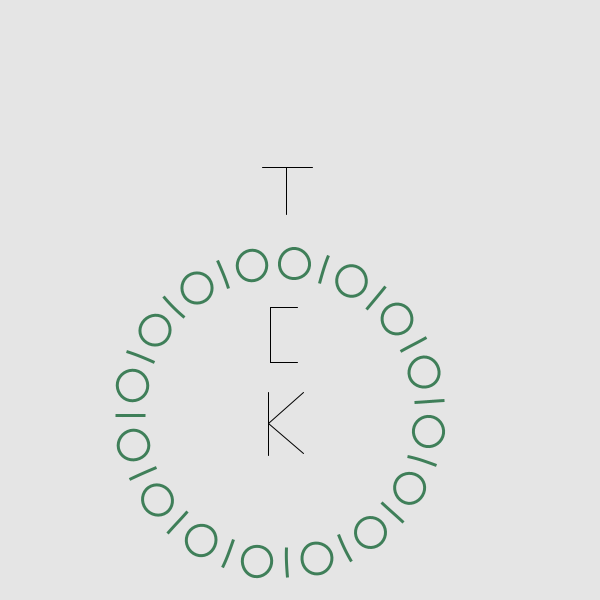
Frame 1 (no input)
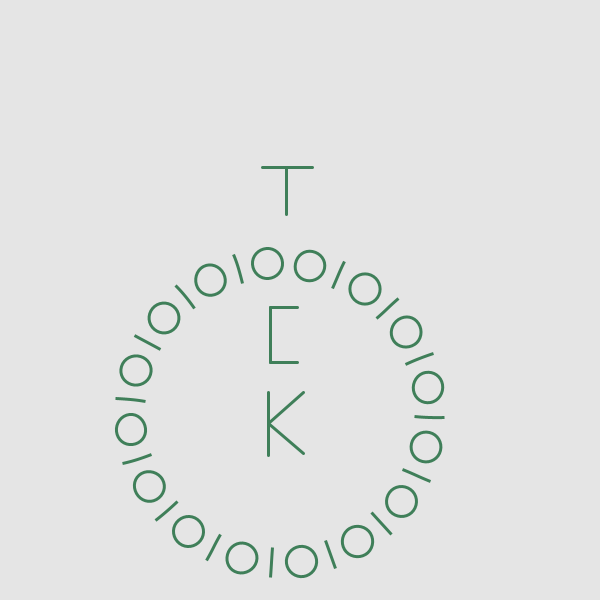
Frame 60 (the mouse pressed at the canvas centre just before this capture)
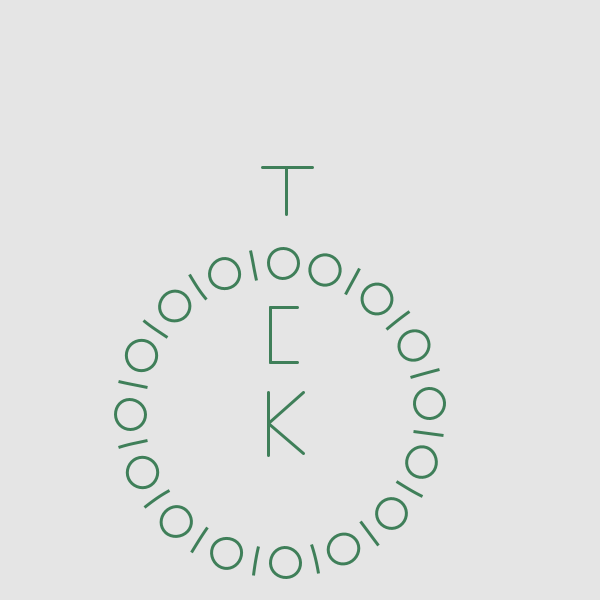
Frame 120 (the mouse held since frame 60 and released just before this capture)

The Processing sketch that drew these frames (run headless with seeded random() and noise(); from frame 60 on, the mouse is pressed at the canvas centre):

// Processing sketch: processing_73122
// ── processing_73122.pde

int hours;
int minutes;
int seconds;


void setup() {
  size(600, 600);
  colorMode(HSB, 100);
  background(0, 0,90);
  strokeCap(ROUND);
  smooth();
  frameRate(60);
}

void draw() {
   
   // get system variables
 hours = hour();
 minutes = minute();
 seconds = second();
 
 println(hours + " " + minutes + " " + seconds);
    
    // fix for 24 hour clock
  if(hours > 12) {
   hours -= 12; 
  }
 
   background(0, 0,90);
 

 
    // center sketch
 line(262, 167, 312, 167);
 line(286, 167, 286, 214);
 

 
 line(270, 307, 297, 307);
 line(270, 307, 270, 362);
 line(270, 362, 297, 362);

 line(268, 392, 268, 455);
 line(268, 423, 303, 392);
 line(268, 423, 303, 453);
  translate(280,413);
  rotate(radians(90));
  noFill();


  
    // second hand
  strokeWeight(3);
  stroke(40, 50, 50);
  pushMatrix();
  rotate(radians(6 * seconds));

  
  pushMatrix();
        rotate(.2);
   ellipse(150, 0, 30, 30);
        rotate(.2);
  ellipse(150, 0, 30, 0);
        rotate(.2);
    ellipse(150, 0, 30, 30);
        rotate(.2);
  ellipse(150, 0, 30, 0);
        rotate(.2);
    ellipse(150, 0, 30, 30);
        rotate(.2);
  ellipse(150, 0, 30, 0);
        rotate(.2);
    ellipse(150, 0, 30, 30);
        rotate(.2);
  ellipse(150, 0, 30, 0);
        rotate(.2);
    ellipse(150, 0, 30, 30);
        rotate(.2);
  ellipse(150, 0, 30, 0);
        rotate(.2);
    ellipse(150, 0, 30, 30);
        rotate(.2);
  ellipse(150, 0, 30, 0);
        rotate(.2);
    ellipse(150, 0, 30, 30);
        rotate(.2);
  ellipse(150, 0, 30, 0);
        rotate(.2);
    ellipse(150, 0, 30, 30);
        rotate(.2);
    ellipse(150, 0, 30, 0);
        rotate(.2);
  ellipse(150, 0, 30, 30);
        rotate(.2);
    ellipse(150, 0, 30, 0);
        rotate(.2);
  ellipse(150, 0, 30, 30);
        rotate(.2);
    ellipse(150, 0, 30, 0);
        rotate(.2);
  ellipse(150, 0, 30, 30);
        rotate(.2);
    ellipse(150, 0, 30, 0);
        rotate(.2);
  ellipse(150, 0, 30, 30);
        rotate(.2);
    ellipse(150, 0, 30, 0);
        rotate(.2);
  ellipse(150, 0, 30, 30);
        rotate(.2);
    ellipse(150, 0, 30, 0);
        rotate(.2);
  ellipse(150, 0, 30, 30);
        rotate(.2);
    ellipse(150, 0, 30, 0);
        rotate(.2);
  ellipse(150, 0, 30, 30);
        rotate(.2);
    ellipse(150, 0, 30, 0); 
        rotate(.2);
  ellipse(150, 0, 30, 30);  
  popMatrix();

  

  
  popMatrix();
  
}
